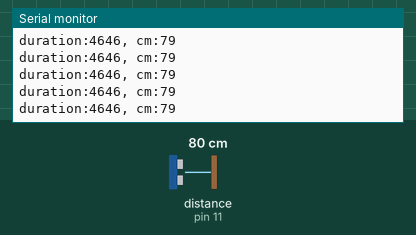
Bench run of a sketch on a simulated Arduino Uno, built with avr-gcc and run on an emulated ATmega328P. Shown: the last lines printed to the serial monitor. Wiring (inferred from the names in the program): ultrasonic range finder: trigger pin 12; echo pin 11. The test bench sets the inputs (shaded band); at power-on: distance to the obstacle (sensor on pin 11) 80 cm. The echo pulse lasts 58.3 µs per cm.

Above: at 1.2 s.
1.3 s: distance to the obstacle (sensor on pin 11) set to 35 cm
At 1.61 s:
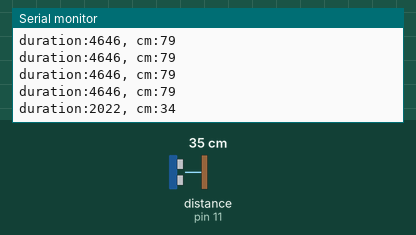
4.3 s: distance to the obstacle (sensor on pin 11) set to 2 cm
At 4.45 s:
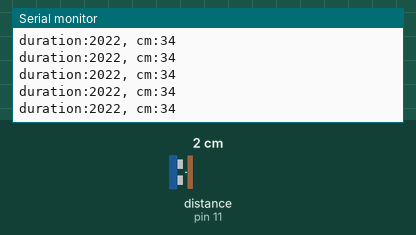
Timing chart, 0 to 7.3 s (numbered marks = the images above; inputs shaded):
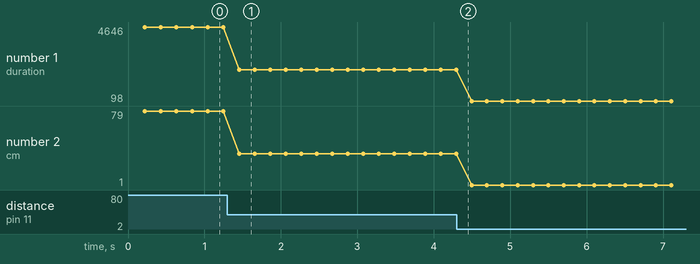

The sketch:

HC_SR04_1.ino
```cpp
const int TRIG_PIN = 12;
const int ECHO_PIN = 11;
void setup() {
  delay(10);
  Serial.begin(9600);
  pinMode(TRIG_PIN,OUTPUT);
  pinMode(ECHO_PIN,INPUT);
  Serial.print("Ready...");
}

void loop() {

  digitalWrite(TRIG_PIN,HIGH);//發送給HIGH持續10MS
  delayMicroseconds(10);
  digitalWrite(TRIG_PIN,LOW); //關閉

  int duration = pulseIn(ECHO_PIN,HIGH);  //pulseIn():讀取一個腳針的脈衝時間
  //在攝氏0度下音速每一公分需要29.1ms
  int cm = (duration/2)/29.1;  //因為來回所以要除2

  Serial.print("duration:");
  Serial.print(duration);
  Serial.print(", cm:");
  Serial.println(cm);
  delay(200);
}
```

Measured:
- after the input at 1.3 s, the serial monitor: prints a new line after 0.15 s (image 1)
- plotted number 1: 4646 → 2022 after the input at 1.3 s, 2022 → 98 after the input at 4.3 s
- plotted number 2: 79 → 34 after the input at 1.3 s, 34 → 1 after the input at 4.3 s
